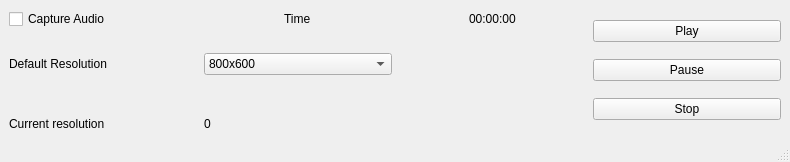
<?xml version="1.0" encoding="UTF-8"?>
<ui version="4.0">
    <class>Recorder</class>
    <widget class="QMainWindow" name="Recorder">
        <property name="geometry">
            <rect>
                <x>0</x>
                <y>0</y>
                <width>790</width>
                <height>162</height>
            </rect>
        </property>
        <property name="windowTitle">
            <string>MainWindow</string>
        </property>
        <widget class="QWidget" name="centralwidget">
            <layout class="QGridLayout" name="gridLayout">
                <item row="0" column="0">
                    <layout class="QVBoxLayout" name="verticalLayout">
                        <item>
                            <widget class="QCheckBox" name="captureAudioCheckBox">
                                <property name="text">
                                    <string>Capture Audio</string>
                                </property>
                            </widget>
                        </item>
                    </layout>
                </item>
                <item row="2" column="0">
                    <widget class="QLabel" name="label_2">
                        <property name="text">
                            <string>Default Resolution</string>
                        </property>
                    </widget>
                </item>
                <item row="2" column="1">
                    <widget class="QComboBox" name="resolutionComboBox">
                        <item>
                            <property name="text">
                                <string>800x600</string>
                            </property>
                        </item>
                        <item>
                            <property name="text">
                                <string>1280x720</string>
                            </property>
                        </item>
                        <item>
                            <property name="text">
                                <string>1920x1080</string>
                            </property>
                        </item>
                        <item>
                            <property name="text">
                                <string>Custom</string>
                            </property>
                        </item>
                    </widget>
                </item>
                <item row="0" column="3" rowspan="6">
                    <layout class="QVBoxLayout" name="videoControlButtons">
                        <property name="sizeConstraint">
                            <enum>QLayout::SetDefaultConstraint</enum>
                        </property>
                        <item>
                            <widget class="QPushButton" name="playButton">
                                <property name="text">
                                    <string>Play</string>
                                </property>
                                <property name="checkable">
                                    <bool>false</bool>
                                </property>
                            </widget>
                        </item>
                        <item>
                            <widget class="QPushButton" name="pauseButton">
                                <property name="text">
                                    <string>Pause</string>
                                </property>
                            </widget>
                        </item>
                        <item>
                            <widget class="QPushButton" name="stopButton">
                                <property name="text">
                                    <string>Stop</string>
                                </property>
                            </widget>
                        </item>
                    </layout>
                </item>
                <item row="0" column="2" alignment="Qt::AlignHCenter">
                    <widget class="QLabel" name="timeLabel">
                        <property name="text">
                            <string>00:00:00</string>
                        </property>
                    </widget>
                </item>
                <item row="5" column="0">
                    <widget class="QLabel" name="label_3">
                        <property name="text">
                            <string>Current resolution</string>
                        </property>
                    </widget>
                </item>
                <item row="5" column="1">
                    <widget class="QLabel" name="currentResolution">
                        <property name="text">
                            <string>0</string>
                        </property>
                    </widget>
                </item>
                <item row="0" column="1" alignment="Qt::AlignHCenter">
                    <widget class="QLabel" name="label">
                        <property name="text">
                            <string>Time</string>
                        </property>
                    </widget>
                </item>
            </layout>
        </widget>
        <widget class="QMenuBar" name="menubar">
            <property name="geometry">
                <rect>
                    <x>0</x>
                    <y>0</y>
                    <width>790</width>
                    <height>23</height>
                </rect>
            </property>
        </widget>
        <widget class="QStatusBar" name="statusbar"/>
    </widget>
    <resources/>
    <connections/>
</ui>
